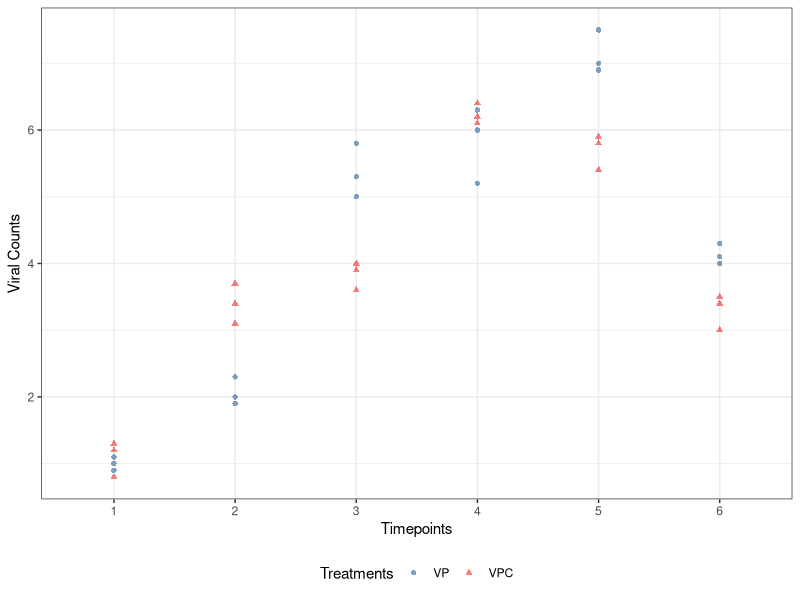
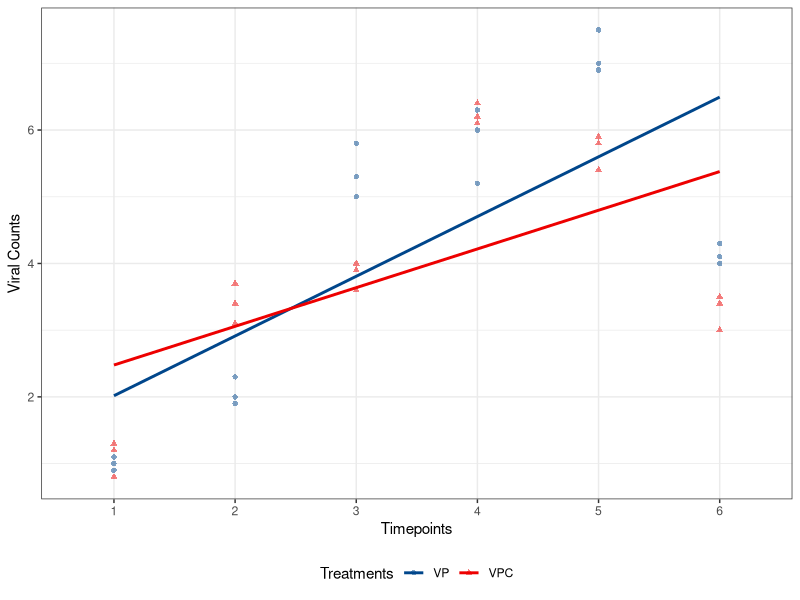
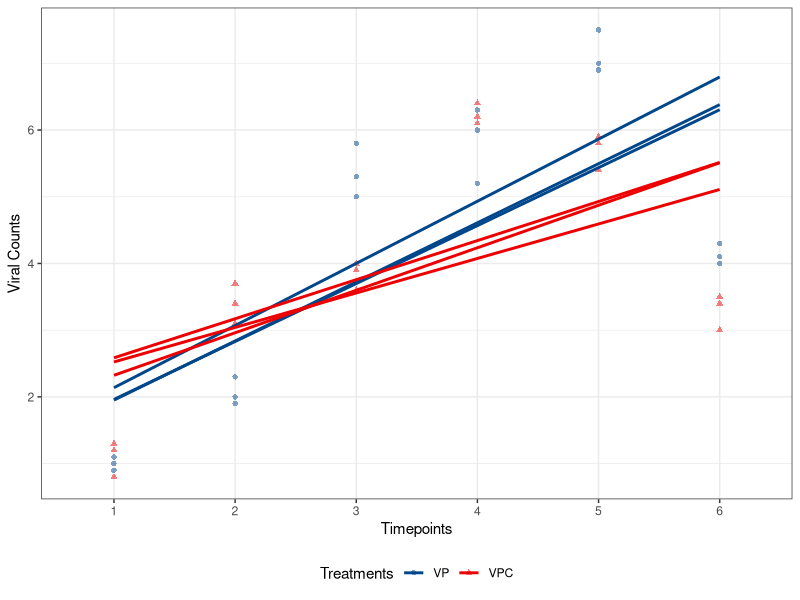
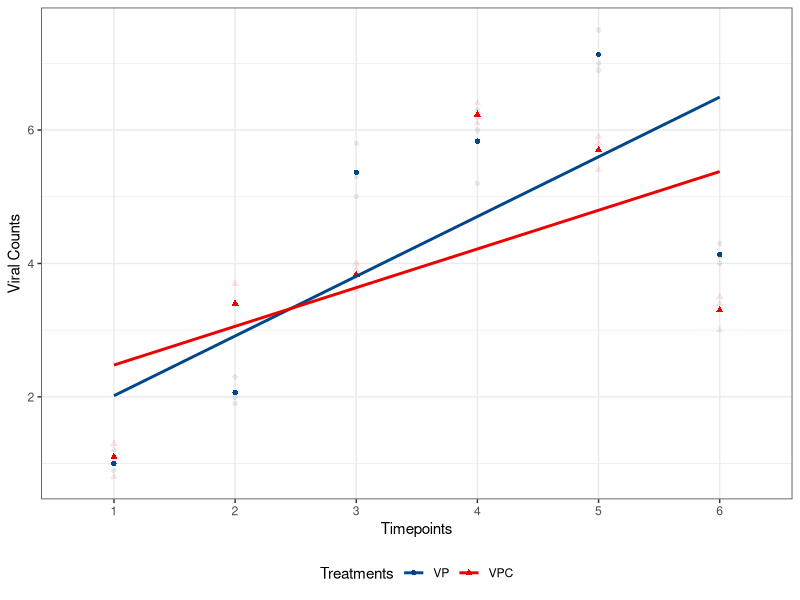
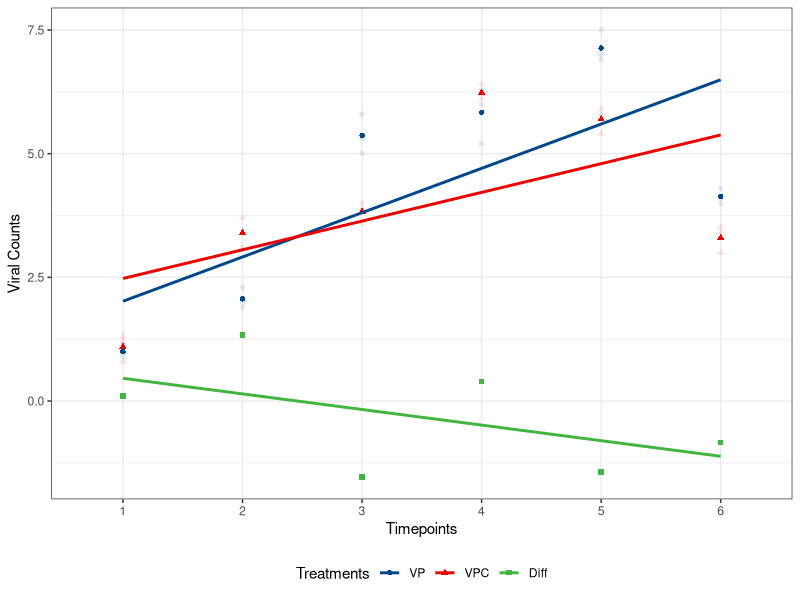
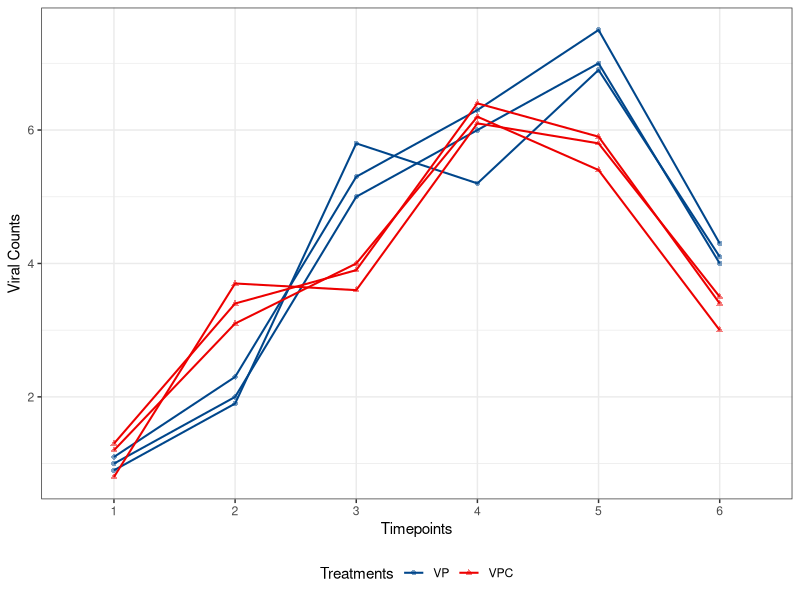
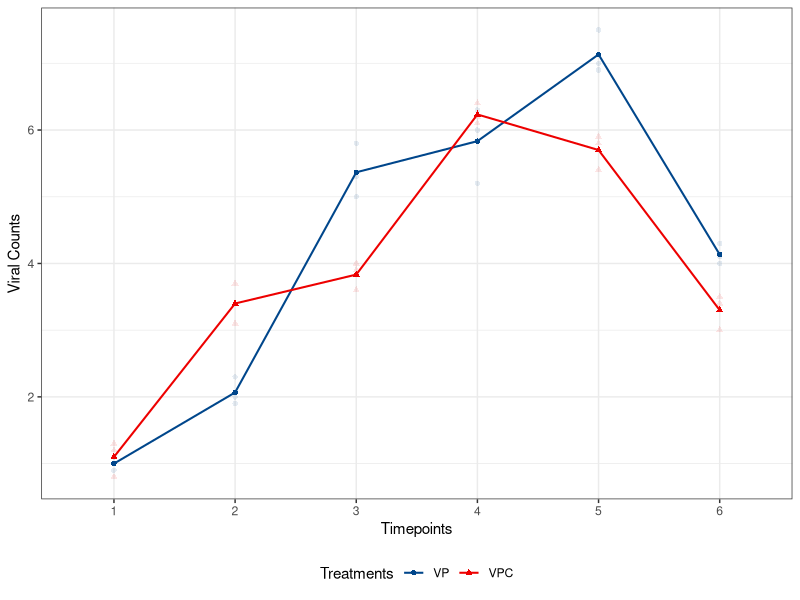
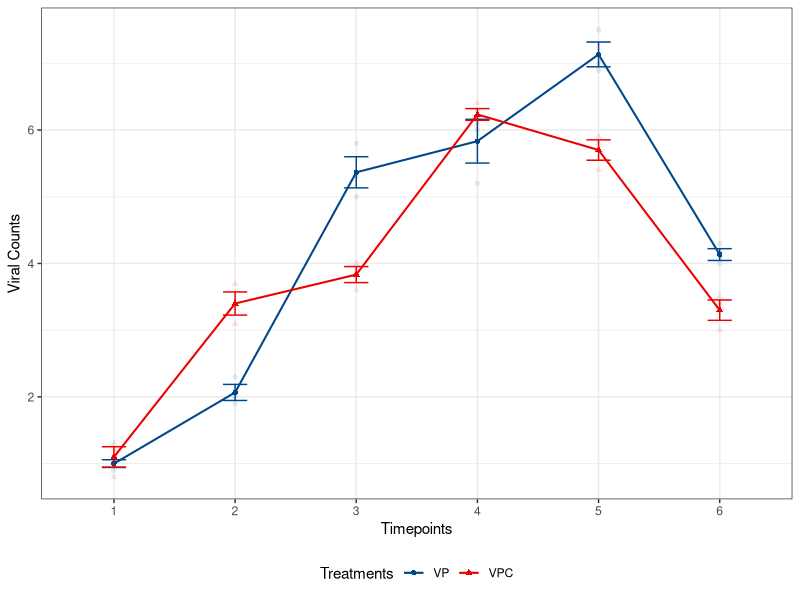

The R script that drew these images, in order:
library(tidyverse)
library(ggsci)

df<- data.frame(Timepoint = rep(1:6,6),
                Sample_Type = c(rep('VP', 18),
                rep('VPC', 18)),
                Replicate = c(rep(1, 6), rep(2, 6), rep(3, 6),
                              rep(4, 6), rep(5, 6), rep(6, 6)),
                Count = c(1, 2, 5, 6, 7, 4,
                          1.1, 2.3, 5.3, 6.3, 7.5, 4.3,
                          0.9, 1.9, 5.8, 5.2, 6.9, 4.1,
                          1.2, 3.1, 4.0, 6.2, 5.4, 3.0,
                          1.3, 3.4, 3.9, 6.4, 5.9, 3.4,
                          0.8, 3.7, 3.6, 6.1, 5.8, 3.5)
                )


df <- df %>% group_by(Sample_Type, Replicate, Timepoint)
df$Sample_Type<- factor(df$Sample_Type, levels = c('VP', 'VPC', 'Diff'))
#Mean and SE
df2<- df%>% group_by(Sample_Type, Timepoint) %>%
  summarise(mean = mean(Count), se = plotrix::std.error(Count)) %>%
  as.data.frame()%>%
  mutate(Timepoint= as.factor(Timepoint))%>%
  mutate(Sample_Type= as.factor(Sample_Type))

df3_a<- df2 %>%
  select(-se)%>%
  pivot_wider(names_from = Sample_Type,
                            values_from = c(mean))%>%
  mutate(Diff = VPC - VP)%>%
  pivot_longer(cols = -Timepoint,
               names_to = 'Sample_Type',
               values_to = 'mean')
  

df3_b<- df2 %>%
  select(-mean)%>%
  pivot_wider(names_from = Sample_Type,
              values_from = c(se))%>%
  mutate(Diff = VPC - VP)%>%
  pivot_longer(cols = -Timepoint,
               names_to = 'Sample_Type',
               values_to = 'se')
 df3<- merge(df3_a, df3_b, by.x = c('Timepoint', 'Sample_Type'),
        by.y = c('Timepoint', 'Sample_Type'))
 
 df3$Sample_Type<- factor(df3$Sample_Type, levels = c('VP', 'VPC', 'Diff'))
  


bp<- ggplot(data = df, aes(x = as.factor(Timepoint), y = Count, color = Sample_Type, shape = Sample_Type))+
  geom_point(alpha = 0.5)+
  theme_bw()+
  xlab("Timepoints")+
  ylab("Viral Counts")+
  labs(color = 'Treatments', shape = 'Treatments')+
  scale_color_lancet()+
  theme(legend.position = 'bottom')
  
bp1<- ggplot(data = df, aes(x = as.factor(Timepoint), y = Count, color = Sample_Type, shape = Sample_Type))+
  geom_point(alpha = 0.1)+
  theme_bw()+
  xlab("Timepoints")+
  ylab("Viral Counts")+
  labs(color = 'Treatments',  shape = 'Treatments')+
  scale_color_lancet()+
  theme(legend.position = 'bottom')

bp2<- ggplot(data = df2, aes(x = as.factor(Timepoint), y = mean, color = Sample_Type, shape = Sample_Type))+
  geom_point(alpha = 0.5)+
  geom_errorbar(data = df2, aes(ymin=mean-se, ymax=mean+se), width=.2)+
  theme_bw()+
  xlab("Timepoints")+
  ylab("Viral Counts")+
  labs(color = 'Treatments', shape = 'Treatments')+
  scale_color_lancet()+
  theme(legend.position = 'bottom')

bp2<- ggplot(data = df3, aes(x = as.factor(Timepoint), y = mean, color = Sample_Type, shape = Sample_Type))+
  geom_point(alpha = 0.5)+
  geom_errorbar(data = df3, aes(ymin=mean-se, ymax=mean+se), width=.2)+
  theme_bw()+
  xlab("Timepoints")+
  ylab("Viral Counts")+
  labs(color = 'Treatments', shape = 'Treatments')+
  scale_color_lancet()+
  theme(legend.position = 'bottom')

bp3<- ggplot(data = df3, aes(x = as.factor(Timepoint), y = mean, color = Sample_Type, shape = Sample_Type))+
  geom_point(alpha = 0.5)+
  #geom_errorbar(data = df3, aes(ymin=mean-se, ymax=mean+se), width=.2)+
  theme_bw()+
  xlab("Timepoints")+
  ylab("Viral Counts")+
  labs(color = 'Treatments', shape = 'Treatments')+
  scale_color_lancet()+
  theme(legend.position = 'bottom')

#0_Data
bp

#1_ LM_AP
bp +
  geom_smooth(aes(group = Sample_Type) , method = 'lm', se = F)

#2_LM_SR_AVG
bp+
  geom_smooth(aes(group = Replicate), method = 'lm', se = F, alpha = 0.1)

#3_LM_AR
bp1 +
  geom_point(data = df2, aes(x = as.factor(Timepoint), y = mean, shape = Sample_Type))+
  geom_smooth(data = df2, aes(x = as.factor(Timepoint), y = mean, group = Sample_Type), method = 'lm', se = F, alpha = 1)

#4_LM_AR_Diff_5_LM_aR_Diff_LMER

bp1+
  geom_point(data = df3, aes(x = as.factor(Timepoint), y = mean, shape = Sample_Type))+
  geom_smooth(data = df3, aes(x = as.factor(Timepoint), y = mean, group = Sample_Type), method = 'lm', se = F, alpha = 1)+
  scale_colour_manual(breaks = c('VP','VPC','Diff'),
                      values = c('#00468BFF', '#ED0000FF', '#42B540FF'))+
  scale_shape_discrete(breaks = c('VP','VPC','Diff'))


#6_VPCL_SR_AVG

bp +
  geom_line(aes(group = Replicate), lwd = 0.7)

#7_VPCL_AR_No_SE

bp1 +
  geom_point(data = df2, aes(x = as.factor(Timepoint), y = mean, shape = Sample_Type))+
  geom_line(data = df2, aes(x = as.factor(Timepoint), y = mean, group = Sample_Type), lwd = 0.7)

#8_VPCL_AR_SE

bp1 +
  geom_point(data = df2, aes(x = as.factor(Timepoint), y = mean, shape = Sample_Type))+
  geom_errorbar(data = df2, aes(x = as.factor(Timepoint), y = mean, shape = Sample_Type,ymin=mean-se, ymax=mean+se), width=.2)+
  geom_line(data = df2, aes(x = as.factor(Timepoint), y = mean, group = Sample_Type), lwd = 0.7)
  

#9_VPCL_AR_Diff_No_SE

bp3 +
  geom_point(data = df, aes(x = as.factor(Timepoint), y = Count, shape = Sample_Type), alpha = 0.1)+ 
  geom_line(aes(x =  as.factor(Timepoint), y = mean, group = Sample_Type), lwd = 0.7)

#10_VPCL_AR_Diff_SE

bp2 +
  geom_point(data = df, aes(x = as.factor(Timepoint), y = Count, shape = Sample_Type), alpha = 0.1)+
  geom_line(aes(x =  as.factor(Timepoint), y = mean, group = Sample_Type), lwd = 0.7)


ggplot(data = df , aes(x = as.factor(Timepoint), y = Count, color = Sample_Type))+
  geom_point(alpha = 0.5)+
  theme_bw()+
  xlab("Timepoints")+
  ylab("Viral Counts")+
  labs(color = 'Treatments', shape = 'Treatments')+
  
  theme(legend.position = 'bottom')+
    geom_smooth(method = 'lm', aes(group = Sample_Type), se = F)+
  scale_color_lancet()





bp2

bp3

bp  +
  geom_line(aes(group = Replicate))
